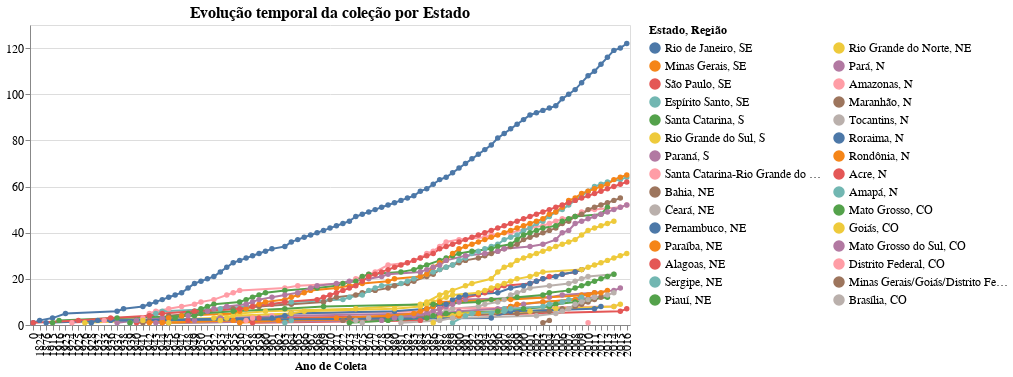

The notebook cell saved with this chart:
### Code cell
g1 = alt.Chart(teste, title='Evolução temporal da coleção por Estado', width=600).mark_line(point=True).encode(
    x= alt.X('ano_coleta', type="ordinal", title='Ano de Coleta'),
    y= alt.Y('cumulative_sum', title='', 
             sort=alt.EncodingSortField('counts', op="count", order='descending')),
    color= alt.Color('regiao_e_estado:N', title='Estado, Região', 
                        legend= alt.Legend(columns=2), 
                     sort= sorting),
    tooltip= alt.Tooltip(['regiao_e_estado','ano_coleta','counts', 'cumulative_sum'])
)

g1 = g1.configure_title(fontSize=16).configure_axis(
    labelFontSize=12,
    titleFontSize=12
).configure_legend(
    labelFontSize=12,
    titleFontSize=12
)

# g1.save('./graphs/cumCounts/time-spacial/evolucao_por_estado.html')

g1

### Figure 1 — Vega-Lite specification as saved in the notebook (floating-point values rounded to 4 significant figures; data arrays with more than 128 entries replaced by an {"elided": "..."} marker saying what was removed)
{"config": {"view": {"continuousWidth": 400, "continuousHeight": 300}, "axis": {"labelFontSize": 12, "titleFontSize": 12}, "legend": {"labelFontSize": 12, "titleFontSize": 12}, "title": {"fontSize": 16}}, "data": {"name": "data-87a473f17d0919f0a5533538c171a2b7"}, "mark": {"type": "line", "point": true}, "encoding": {"color": {"type": "nominal", "field": "regiao_e_estado", "legend": {"columns": 2}, "sort": ["Rio de Janeiro, SE", "Minas Gerais, SE", "São Paulo, SE", "Espírito Santo, SE", "Santa Catarina, S", "Rio Grande do Sul, S", "Paraná, S", "Santa Catarina-Rio Grande do Sul, S", "Bahia, NE", "Ceará, NE", "Pernambuco, NE", "Paraíba, NE", "Alagoas, NE", "Sergipe, NE", "Piauí, NE", "Rio Grande do Norte, NE", "Pará, N", "Amazonas, N", "Maranhão, N", "Tocantins, N", "Roraima, N", "Rondônia, N", "Acre, N", "Amapá, N", "Mato Grosso, CO", "Goiás, CO", "Mato Grosso do Sul, CO", "Distrito Federal, CO", "Minas Gerais/Goiás/Distrito Federal, CO", "Brasília, CO"], "title": "Estado, Região"}, "tooltip": [{"type": "nominal", "field": "regiao_e_estado"}, {"type": "quantitative", "field": "ano_coleta"}, {"type": "quantitative", "field": "counts"}, {"type": "quantitative", "field": "cumulative_sum"}], "x": {"type": "ordinal", "field": "ano_coleta", "title": "Ano de Coleta"}, "y": {"type": "quantitative", "field": "cumulative_sum", "sort": {"field": "counts", "op": "count", "order": "descending"}, "title": ""}}, "title": "Evolução temporal da coleção por Estado", "width": 600, "$schema": "https://vega.github.io/schema/vega-lite/v4.8.1.json", "datasets": {"data-87a473f17d0919f0a5533538c171a2b7": {"elided": "710 records"}}}
